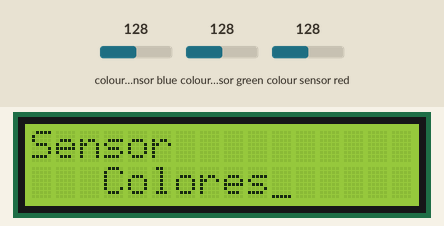
This sketch was run on a simulated Arduino Uno, built with avr-gcc and run on an emulated ATmega328P. On the bench: 16×2 character LCD. Wiring (inferred from the names in the program): TCS3200 colour sensor: output pin 11; S2 pin 13; S3 pin 12; S0 pin 6; S1 pin 7. The inputs (shaded band) are chosen by the test bench; at power-on: colour sensor red 128, colour sensor blue 128, colour sensor green 128. What the sketch prints to the serial monitor is not drawn.

Above: at 1.2 s.
1.3 s: colour sensor red set to 5
At 3.6 s:
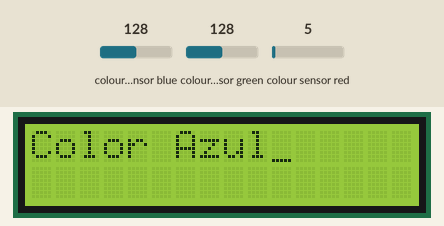
Timing chart, 0 to 5.1 s (numbered marks = the images above; inputs shaded):
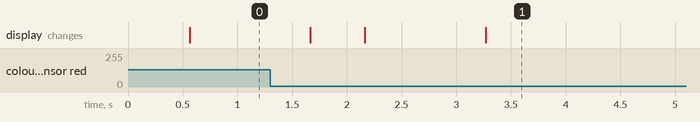

The sketch:

Proyecto_Arquitecura.ino
```cpp
#include <LiquidCrystal.h>
LiquidCrystal lcd(10, 9, 8, 5, 4, 3, 2); //(RS, RW, E, D4,D5, D6, D7)
const int s0 = 6;
const int s1 = 7;
const int s2 = 13; //Inicializamos las conexiones del sensor de colores
const int s3 =12;
const int out = 11;
int rojo = 0;
int verde = 0; //Creamos variables que luegos nos serviran para almacenar los valores reconocidos por el sensor
int azul = 0;
void setup() {

  lcd.begin(16, 2);            // Inicia el LCD 16x02 (columnas, filas)
  lcd.setCursor(0, 0);         // Coloca el cursor en las coordenadas (0,0)
  lcd.print("Sensor"); // Escribe no LCD
  lcd.setCursor(3, 1);         // Coloca el cursor en las coordenadas (3,1)
  lcd.print("Colores");

  pinMode(s0, OUTPUT);
  pinMode(s1, OUTPUT);
  pinMode(s2, OUTPUT);
  pinMode(s3, OUTPUT);
  pinMode(out, INPUT);

  digitalWrite(s0, HIGH);
  digitalWrite(s1, LOW);

  Serial.begin(9600);
}
void loop() {

    lcd.noCursor();
    delay(500);
 //Encender el cursor
    lcd.cursor();
    delay(500);

  digitalWrite(s2,LOW);
  digitalWrite(s3,LOW);
  delay(100);
  rojo=pulseIn(out,LOW);
  Serial.print("R="); Serial.print(rojo);
  Serial.print("");
  delay(100);

  digitalWrite(s2,HIGH);
  digitalWrite(s3,HIGH);
  delay(100);
  verde=pulseIn(out,LOW);
  Serial.print("V="); Serial.print(verde);
  Serial.print("");
  delay(100);

  digitalWrite(s2,LOW);
  digitalWrite(s3,HIGH);
  delay(100);
  azul=pulseIn(out,LOW);
  Serial.print("A="); Serial.println(azul);
  Serial.print("");
  delay(100);


if(rojo<80 && verde>110 && azul >100){
    lcd.clear();
    lcd.print ("Color Rojo");
    delay(7000);
    lcd.clear();
    lcd.setCursor(0, 0);         // Coloca el cursor en las coordenadas (0,0)
    lcd.print("Sensor"); // Escribe no LCD
    lcd.setCursor(3, 1);         // Coloca el cursor en las coordenadas (3,1)
    lcd.print("Colores");

}else if(rojo>60 && verde<170 && azul <100){
    lcd.clear();
    lcd.print ("Color Azul");
    delay(7000);
    lcd.clear();
    lcd.setCursor(0, 0);         // Coloca el cursor en las coordenadas (0,0)
    lcd.print("Sensor"); // Escribe no LCD
    lcd.setCursor(3, 1);         // Coloca el cursor en las coordenadas (3,1)
    lcd.print("Colores");

}else if(rojo>150 && (verde>185 && verde <220) && azul >80){
    lcd.clear();
    lcd.print ("Color Verde Oscuro");
    delay(7000);
    lcd.clear();
    lcd.setCursor(0, 0);         // Coloca el cursor en las coordenadas (0,0)
    lcd.print("Sensor"); // Escribe no LCD
    lcd.setCursor(3, 1);         // Coloca el cursor en las coordenadas (3,1)
    lcd.print("Colores");

}else if((rojo>17 && rojo<37) && (verde>18 && verde <39) && (azul >14 && azul<38)){
    lcd.clear();
    lcd.print ("Color Blanco");
    delay(7000);
    lcd.clear();
    lcd.setCursor(0, 0);         // Coloca el cursor en las coordenadas (0,0)
    lcd.print("Sensor"); // Escribe no LCD
    lcd.setCursor(3, 1);         // Coloca el cursor en las coordenadas (3,1)
    lcd.print("Colores");

}else if((rojo>180 && rojo<265) && (verde>270 && verde <345) && (azul >220 && azul<275)){
    lcd.clear();
    lcd.print ("Color Negro");
    delay(7000);
    lcd.clear();
    lcd.setCursor(0, 0);         // Coloca el cursor en las coordenadas (0,0)
    lcd.print("Sensor"); // Escribe no LCD
    lcd.setCursor(3, 1);         // Coloca el cursor en las coordenadas (3,1)
    lcd.print("Colores");

}else if((rojo>70 && rojo<90) && (verde>93 && verde <102) && (azul >100 && azul<111)){
    lcd.clear();
    lcd.print ("Color Verde Claro");
    delay(7000);
    lcd.clear();
    lcd.setCursor(0, 0);         // Coloca el cursor en las coordenadas (0,0)
    lcd.print("Sensor"); // Escribe no LCD
    lcd.setCursor(3, 1);         // Coloca el cursor en las coordenadas (3,1)
    lcd.print("Colores");

}else if((rojo>24 && rojo<35) && (verde>45 && verde <55) && (azul >33 && azul<45)){
    lcd.clear();
    lcd.print ("Color Rosa");
    delay(7000);
    lcd.clear();
    lcd.setCursor(0, 0);         // Coloca el cursor en las coordenadas (0,0)
    lcd.print("Sensor"); // Escribe no LCD
    lcd.setCursor(3, 1);         // Coloca el cursor en las coordenadas (3,1)
    lcd.print("Colores");

}else if((rojo>110 && rojo<124) && (verde>120 && verde <138) && (azul >100 && azul<120)){
    lcd.clear();
    lcd.print ("Color Gris");
    delay(7000);
    lcd.clear();
    lcd.setCursor(0, 0);         // Coloca el cursor en las coordenadas (0,0)
    lcd.print("Sensor"); // Escribe no LCD
    lcd.setCursor(3, 1);         // Coloca el cursor en las coordenadas (3,1)
    lcd.print("Colores");

}else if((rojo>15&& rojo<25) && (verde>22 && verde <33) && (azul >50 && azul<62)){
    lcd.clear();
    lcd.print ("Color Amarillo");
    delay(7000);
    lcd.clear();
    lcd.setCursor(0, 0);         // Coloca el cursor en las coordenadas (0,0)
    lcd.print("Sensor"); // Escribe no LCD
    lcd.setCursor(3, 1);         // Coloca el cursor en las coordenadas (3,1)
    lcd.print("Colores");

}else if((rojo>30&& rojo<50) && (verde>65 && verde <79) && (azul >70 && azul<85)){
    lcd.clear();
    lcd.print ("Color Piel");
    delay(7000);
    lcd.clear();
    lcd.setCursor(0, 0);         // Coloca el cursor en las coordenadas (0,0)
    lcd.print("Sensor"); // Escribe no LCD
    lcd.setCursor(3, 1);         // Coloca el cursor en las coordenadas (3,1)
    lcd.print("Colores");
  }
}
```

Measured:
- after the input at 1.3 s, the display: first differs from a run without the input after 2.0 s (image 1)
